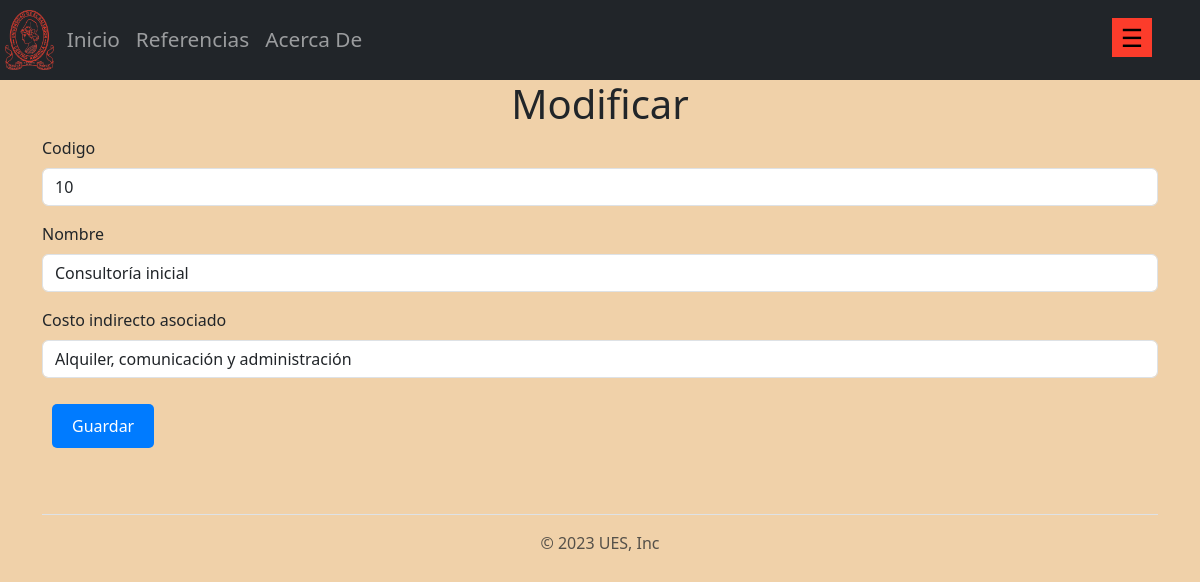
/costo/CRUD-actividad/modificar/6/, run on the app's committed database.
### aplicaciones/costo/models.py (models this page shows, shortened)
class actividad(models.Model):
    codigo = models.CharField(max_length=20)
    nombre = models.CharField(max_length=50)
    costo_indirecto_asociado = models.CharField(max_length=50, default="")

### aplicaciones/costo/views.py (the view)
# urls.py: path('costo/CRUD-actividad/modificar/<pk>/', views.modificarAC.as_view(), name='modificarAC'),
class modificarAC(UpdateView):
    template_name = 'costo/CRUD-actividad/modificar.html'
    model = actividad
    fields = ['codigo','nombre', 'costo_indirecto_asociado']
    success_message = "El registro %(nombre)s fue mofificado exitosamente"
    success_url = reverse_lazy('actividad')

### templates/costo/CRUD-actividad/modificar.html (shortened to what this page needs)
{% extends 'layout/base.html' %}
{% load bootstrap5 %}
{% block content %}
    <h1>Modificar</h1>
    <form action="" method="post">
        {% bootstrap_form form %}
        <input type="submit" value="Guardar" class="btn btn-primary">
</form>
{% endblock content %}

### static/css/general.css (style rules this page uses)
h1 { text-align: center; }
.btn, .mostrar-reportes .btn { background-color: #007BFF; color: #fff; border: none; padding: 10px 20px; margin: 10px; cursor: pointer; border-radius: 5px; font-size: 16px; }
* { margin: 0; padding: 0; }

### templates/layout/base.html (style rules this page uses)
body { background-color:rgb(240, 209, 169); }

### data on the page
actividad: codigo "10", nombre "Consultoría inicial", costo_indirecto_asociado "Alquiler, comunicación y administración"
